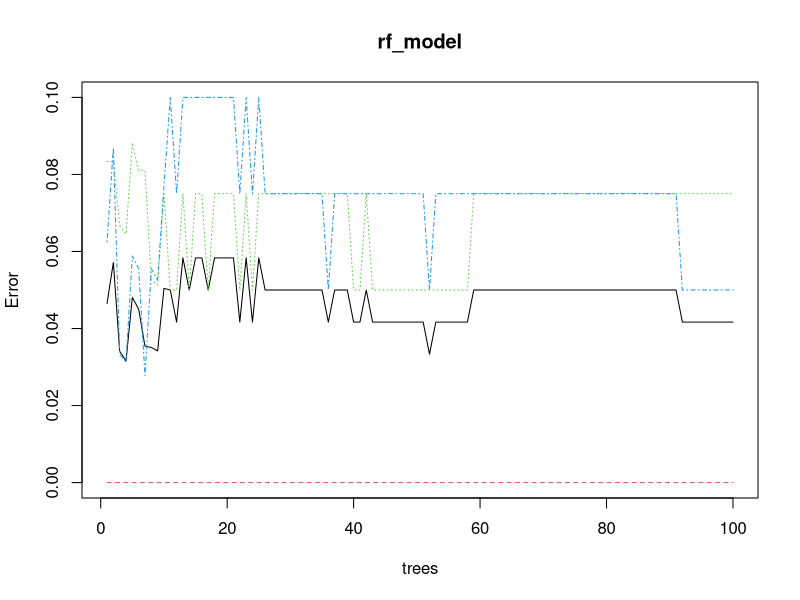
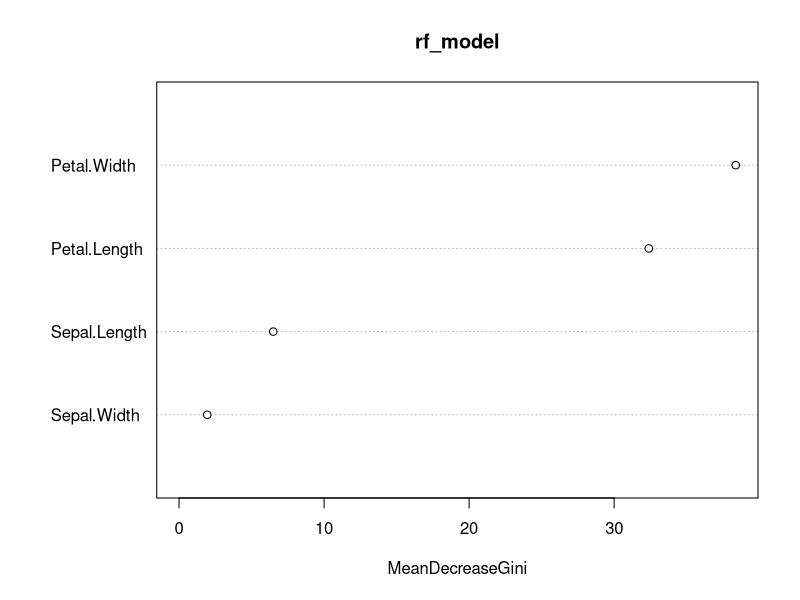

The R script that drew these images, in order:
library(randomForest)
library(Metrics)
library(caTools)

data("iris")
head(iris)
names(iris)

sp=sample.split(iris,SplitRatio = 0.8)
train=subset(iris,sp==TRUE)
test=subset(iris,sp==FALSE)
set.seed(123)
rf_model <- randomForest(Species~., data=train,ntree=100)
rf_model

pred<-predict(rf_model,newdata = test, type="class")
pred

plot(rf_model)
importance(rf_model)
varImpPlot(rf_model)
